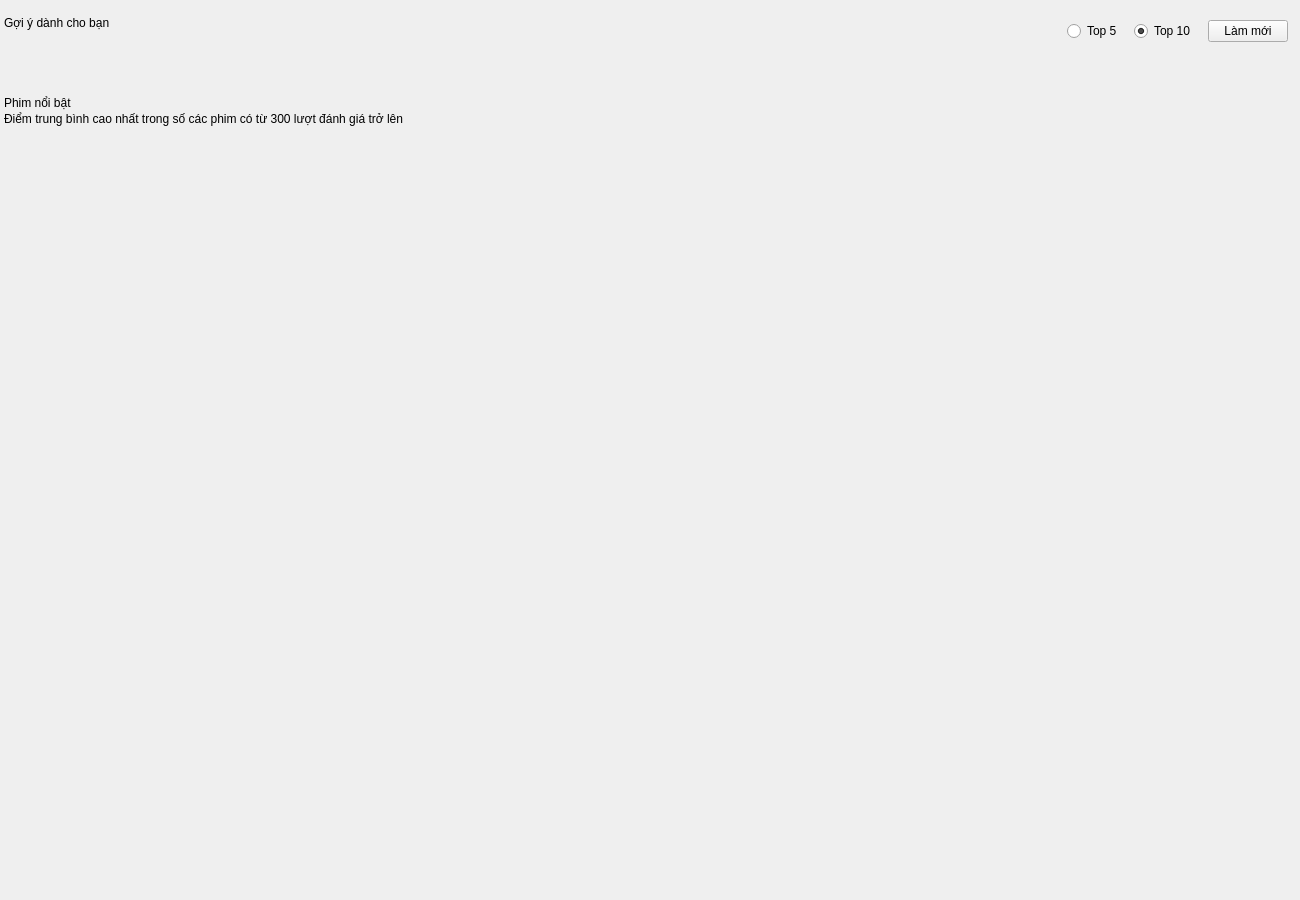
             <widget class="QWidget" name="scrollAreaHomeContents">
              <property name="geometry">
               <rect>
                <x>0</x>
                <y>0</y>
                <width>1300</width>
                <height>900</height>
               </rect>
              </property>
              <layout class="QVBoxLayout" name="verticalLayoutHome">
               <property name="spacing">
                <number>12</number>
               </property>
               <property name="leftMargin">
                <number>4</number>
               </property>
               <property name="topMargin">
                <number>16</number>
               </property>
               <property name="rightMargin">
                <number>12</number>
               </property>
               <property name="bottomMargin">
                <number>16</number>
               </property>
               <item>
                <layout class="QHBoxLayout" name="horizontalLayoutRecommendHeader">
                 <property name="spacing">
                  <number>12</number>
                 </property>
                 <property name="leftMargin">
                  <number>0</number>
                 </property>
                 <property name="topMargin">
                  <number>0</number>
                 </property>
                 <property name="rightMargin">
                  <number>0</number>
                 </property>
                 <property name="bottomMargin">
                  <number>0</number>
                 </property>
                 <item>
                  <layout class="QVBoxLayout" name="verticalLayoutRecommendTitle">
                   <property name="spacing">
                    <number>2</number>
                   </property>
                   <property name="leftMargin">
                    <number>0</number>
                   </property>
                   <property name="topMargin">
                    <number>0</number>
                   </property>
                   <property name="rightMargin">
                    <number>0</number>
                   </property>
                   <property name="bottomMargin">
                    <number>0</number>
                   </property>
                   <item>
                    <widget class="QLabel" name="labelRecommendTitle">
                     <property name="text">
                      <string>Gợi ý dành cho bạn</string>
                     </property>
                     <property name="role" stdset="0">
                      <string notr="true">section</string>
                     </property>
                    </widget>
                   </item>
                   <item>
                    <widget class="QLabel" name="labelRecommendSub">
                     <property name="text">
                      <string/>
                     </property>
                     <property name="role" stdset="0">
                      <string notr="true">muted</string>
                     </property>
                    </widget>
                   </item>
                  </layout>
                 </item>
                 <item>
                  <spacer name="horizontalSpacer_3">
                   <property name="orientation">
                    <enum>Qt::Horizontal</enum>
                   </property>
                   <property name="sizeHint" stdset="0">
                    <size>
                     <width>20</width>
                     <height>20</height>
                    </size>
                   </property>
                  </spacer>
                 </item>
                 <item>
                  <widget class="QRadioButton" name="radioButtonTop5">
                   <property name="text">
                    <string>Top 5</string>
                   </property>
                   <property name="cursor">
                    <cursorShape>PointingHandCursor</cursorShape>
                   </property>
                  </widget>
                 </item>
                 <item>
                  <widget class="QRadioButton" name="radioButtonTop10">
                   <property name="text">
                    <string>Top 10</string>
                   </property>
                   <property name="checked">
                    <bool>true</bool>
                   </property>
                   <property name="cursor">
                    <cursorShape>PointingHandCursor</cursorShape>
                   </property>
                  </widget>
                 </item>
                 <item>
                  <widget class="QPushButton" name="pushButtonRefresh">
                   <property name="text">
                    <string>Làm mới</string>
                   </property>
                   <property name="cursor">
                    <cursorShape>PointingHandCursor</cursorShape>
                   </property>
                   <property name="icon">
                    <iconset>
                     <normaloff>../images/ic_refresh.png</normaloff>
                     ../images/ic_refresh.png
                    </iconset>
                   </property>
                   <property name="iconSize">
                    <size>
                     <width>18</width>
                     <height>18</height>
                    </size>
                   </property>
                   <property name="secondary" stdset="0">
                    <bool>true</bool>
                   </property>
                  </widget>
                 </item>
                </layout>
               </item>
               <item>
                <widget class="QLabel" name="labelColdStart">
                 <property name="text">
                  <string/>
                 </property>
                 <property name="role" stdset="0">
                  <string notr="true">info</string>
                 </property>
                 <property name="wordWrap">
                  <bool>true</bool>
                 </property>
                </widget>
               </item>
               <item>
                <layout class="QGridLayout" name="gridLayoutRecommend">
                 <property name="spacing">
                  <number>16</number>
                 </property>
                 <property name="leftMargin">
                  <number>0</number>
                 </property>
                 <property name="topMargin">
                  <number>0</number>
                 </property>
                 <property name="rightMargin">
                  <number>0</number>
                 </property>
                 <property name="bottomMargin">
                  <number>0</number>
                 </property>
                </layout>
               </item>
               <item>
                <spacer name="verticalSpacer">
                 <property name="orientation">
                  <enum>Qt::Vertical</enum>
                 </property>
                 <property name="sizeType">
                  <enum>QSizePolicy::Fixed</enum>
                 </property>
                 <property name="sizeHint" stdset="0">
                  <size>
                   <width>20</width>
                   <height>12</height>
                  </size>
                 </property>
                </spacer>
               </item>
               <item>
                <layout class="QVBoxLayout" name="verticalLayoutPopularTitle">
                 <property name="spacing">
                  <number>2</number>
                 </property>
                 <property name="leftMargin">
                  <number>0</number>
                 </property>
                 <property name="topMargin">
                  <number>0</number>
                 </property>
                 <property name="rightMargin">
                  <number>0</number>
                 </property>
                 <property name="bottomMargin">
                  <number>0</number>
                 </property>
                 <item>
                  <widget class="QLabel" name="labelPopularTitle">
                   <property name="text">
                    <string>Phim nổi bật</string>
                   </property>
                   <property name="role" stdset="0">
                    <string notr="true">section</string>
                   </property>
                  </widget>
                 </item>
                 <item>
                  <widget class="QLabel" name="labelPopularSub">
                   <property name="text">
                    <string>Điểm trung bình cao nhất trong số các phim có từ 300 lượt đánh giá trở lên</string>
                   </property>
                   <property name="role" stdset="0">
                    <string notr="true">muted</string>
                   </property>
                  </widget>
                 </item>
                </layout>
               </item>
               <item>
                <layout class="QGridLayout" name="gridLayoutPopular">
                 <property name="spacing">
                  <number>16</number>
                 </property>
                 <property name="leftMargin">
                  <number>0</number>
                 </property>
                 <property name="topMargin">
                  <number>0</number>
                 </property>
                 <property name="rightMargin">
                  <number>0</number>
                 </property>
                 <property name="bottomMargin">
                  <number>0</number>
                 </property>
                </layout>
               </item>
               <item>
                <spacer name="verticalSpacer_2">
                 <property name="orientation">
                  <enum>Qt::Vertical</enum>
                 </property>
                 <property name="sizeHint" stdset="0">
                  <size>
                   <width>20</width>
                   <height>20</height>
                  </size>
                 </property>
                </spacer>
               </item>
              </layout>
             </widget>
